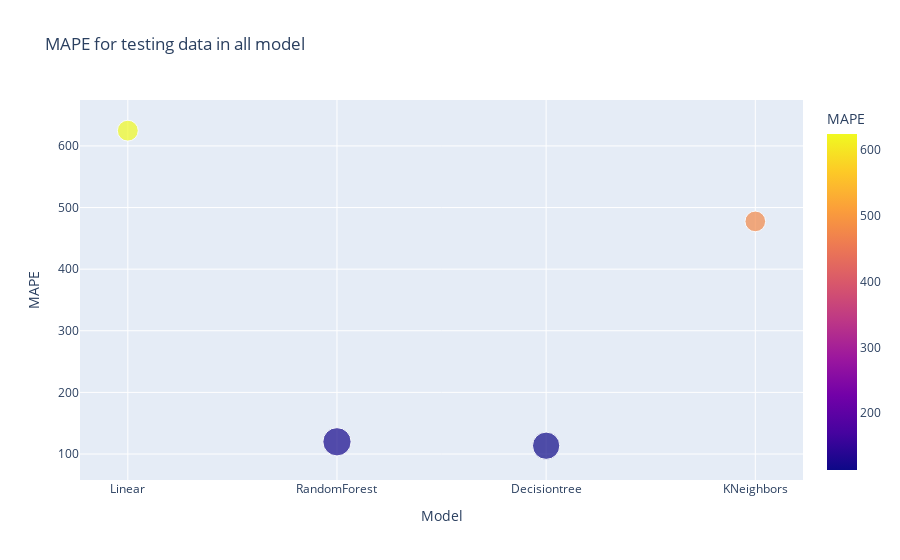

This figure's notebook cell:
### Code cell
import plotly.express as px
fig1 = px.scatter(TABLE_2, x="Model", y="MAPE",color="MAPE",
                  title='MAPE for testing data in all model',
                  size='R2_test',
                  hover_data=['R2_test']
                 )
fig1.show()

### Figure 1 — Plotly figure (JSON) as saved in the notebook; plotly's stock layout.template omitted (floating-point values rounded to 4 significant figures)
{"data": [{"customdata": [[0.415], [0.762], [0.71], [0.4067]], "hovertemplate": "Model=%{x}<br>MAPE=%{marker.color}<br>R2_test=%{customdata[0]}<extra></extra>", "legendgroup": "", "marker": {"color": [624.8, 119.9, 113.4, 477.5], "coloraxis": "coloraxis", "size": [0.415, 0.762, 0.71, 0.4067], "sizemode": "area", "sizeref": 0.001905, "symbol": "circle"}, "mode": "markers", "name": "", "orientation": "v", "showlegend": false, "type": "scatter", "x": ["Linear", "RandomForest", "Decisiontree", "KNeighbors"], "xaxis": "x", "y": [624.8, 119.9, 113.4, 477.5], "yaxis": "y"}], "layout": {"coloraxis": {"colorbar": {"title": {"text": "MAPE"}}, "colorscale": [[0, "#0d0887"], [0.1111, "#46039f"], [0.2222, "#7201a8"], [0.3333, "#9c179e"], [0.4444, "#bd3786"], [0.5556, "#d8576b"], [0.6667, "#ed7953"], [0.7778, "#fb9f3a"], [0.8889, "#fdca26"], [1, "#f0f921"]]}, "legend": {"itemsizing": "constant", "tracegroupgap": 0}, "title": {"text": "MAPE for testing data in all model"}, "xaxis": {"anchor": "y", "domain": [0, 1], "title": {"text": "Model"}}, "yaxis": {"anchor": "x", "domain": [0, 1], "title": {"text": "MAPE"}}}}
